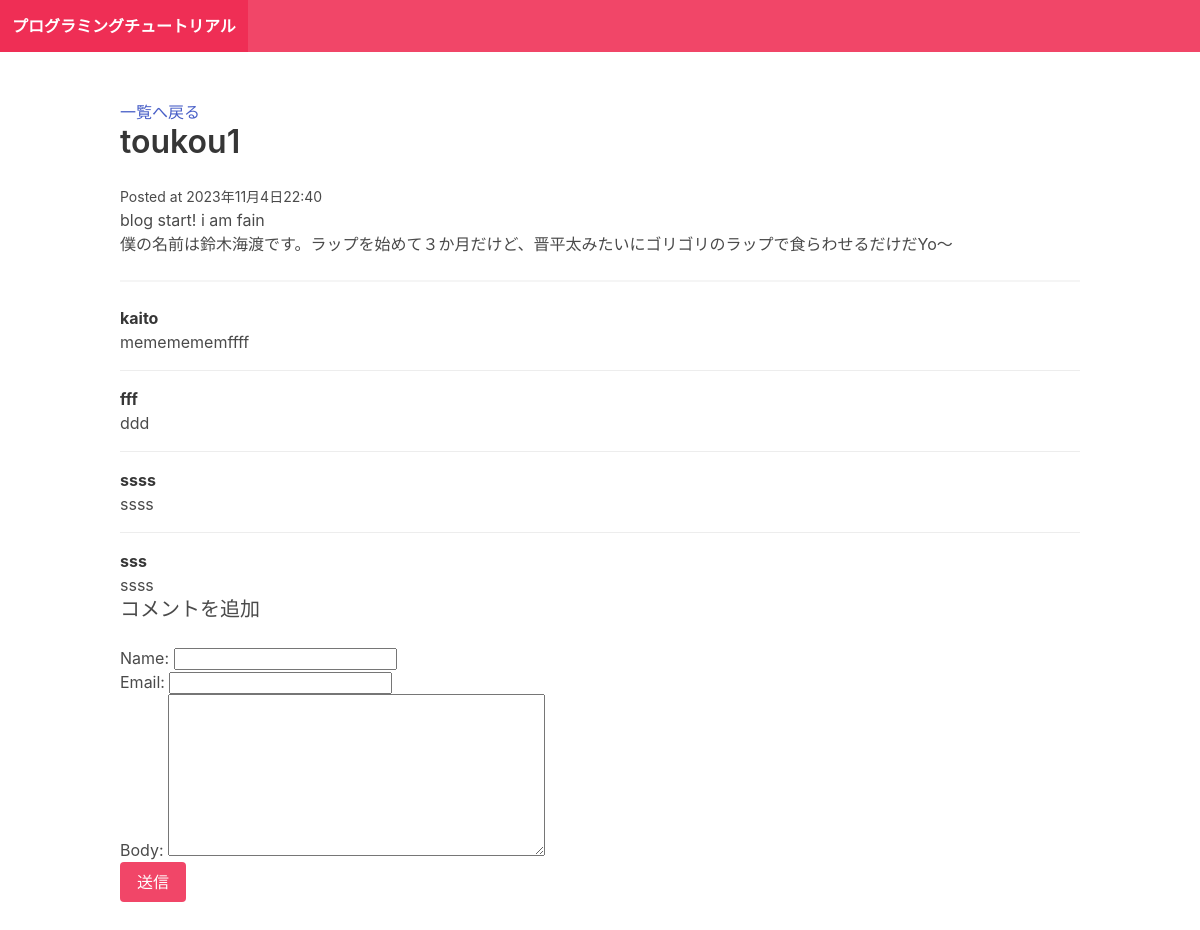
The app's page /post1/ with its own data.
### blog/models.py (models this page shows)
class Post(models.Model):
    title = models.CharField(max_length = 255)
    slug = models.SlugField()
    intro = models.TextField()
    body = models.TextField()
    posted_date = models.DateTimeField(auto_now_add = True)

class Comment(models.Model):
    post = models.ForeignKey(Post, related_name='comments', on_delete=models.CASCADE)
    name = models.CharField(max_length = 255)
    email = models.EmailField()
    body = models.TextField()
    posted_date = models.DateTimeField(auto_now_add = True)

### blog/views.py (the view)
# urls.py: path('<slug:slug>/', post_detail, name='post_detail')
def post_detail(request, slug):
    post = Post.objects.get(slug=slug)
    if request.method == 'POST':
        form = CommentForm(request.POST)
        if form.is_valid():
            comment = form.save(commit=False)
            comment.post = post
            comment.save()
            return redirect('post_detail', slug=post.slug)
    else:
        form = CommentForm()
    return render(request, 'blog/post_detail.html', {'post': post, 'form': form})

### blog/forms.py
class CommentForm(forms.ModelForm):
    class Meta:
        model = Comment
        fields = ['name', 'email', 'body']

### blog/templates/blog/post_detail.html
{% extends "blog/base.html" %} {% block content %}
<a href="{% url 'frontpage' %}">一覧へ戻る</a>
<h1 class="title">{{post.title}}</h1>
<small>Posted at {{post.posted_date}}</small>
<p>{{post.intro}}</p>
<p>{{post.body}}</p>
<hr />
{% for comment in post.comments.all %}
<article class="media">
  <div class="media-content">
    <div class="content">
      <p>
        <strong> {{comment.name}} </strong><br />
        {{comment.body}}
      </p>
    </div>
  </div>
</article>
{% empty %}
<div class="notication">
  <p>コメントはまだありません</p>
</div>
{% endfor %}
<h2 class="subtitle">コメントを追加</h2>
<form action="." method="POST">
  {% csrf_token%} {{form.as_p}}
  <div class="field">
    <div class="control">
      <button class="button is-danger">送信</button>
    </div>
  </div>
</form>
{% endblock %}

### blog/templates/blog/base.html (shortened to what this page needs)
<!DOCTYPE html>
<html lang="ja">
  <head>
    <link
      rel="stylesheet"
      href="https://cdn.jsdelivr.net/npm/bulma@0.9.4/css/bulma.min.css"
    />
  </head>
  <body>
    <nav class="navbar is-danger">
      <div class="navbar-brand">
        <a href="/" class="navbar-item"
          ><strong>プログラミングチュートリアル</strong></a
        >
      </div>
    </nav>
    <section class="section">
      <div class="container">{% block content %} {% endblock %}</div>
    </section>
  </body>
</html>

### records on screen
Post: title "toukou1", posted_date "2023年11月4日22:40", intro "blog start! i am fain", body "僕の名前は鈴木海渡です。ラップを始めて３か月だけど、晋平太みたいにゴリゴリのラップで食らわせるだけだYo～"
Comment: name "kaito", body "mememememffff"
Comment: name "fff", body "ddd"
Comment: name "ssss", body "ssss"
Comment: name "sss", body "ssss"
